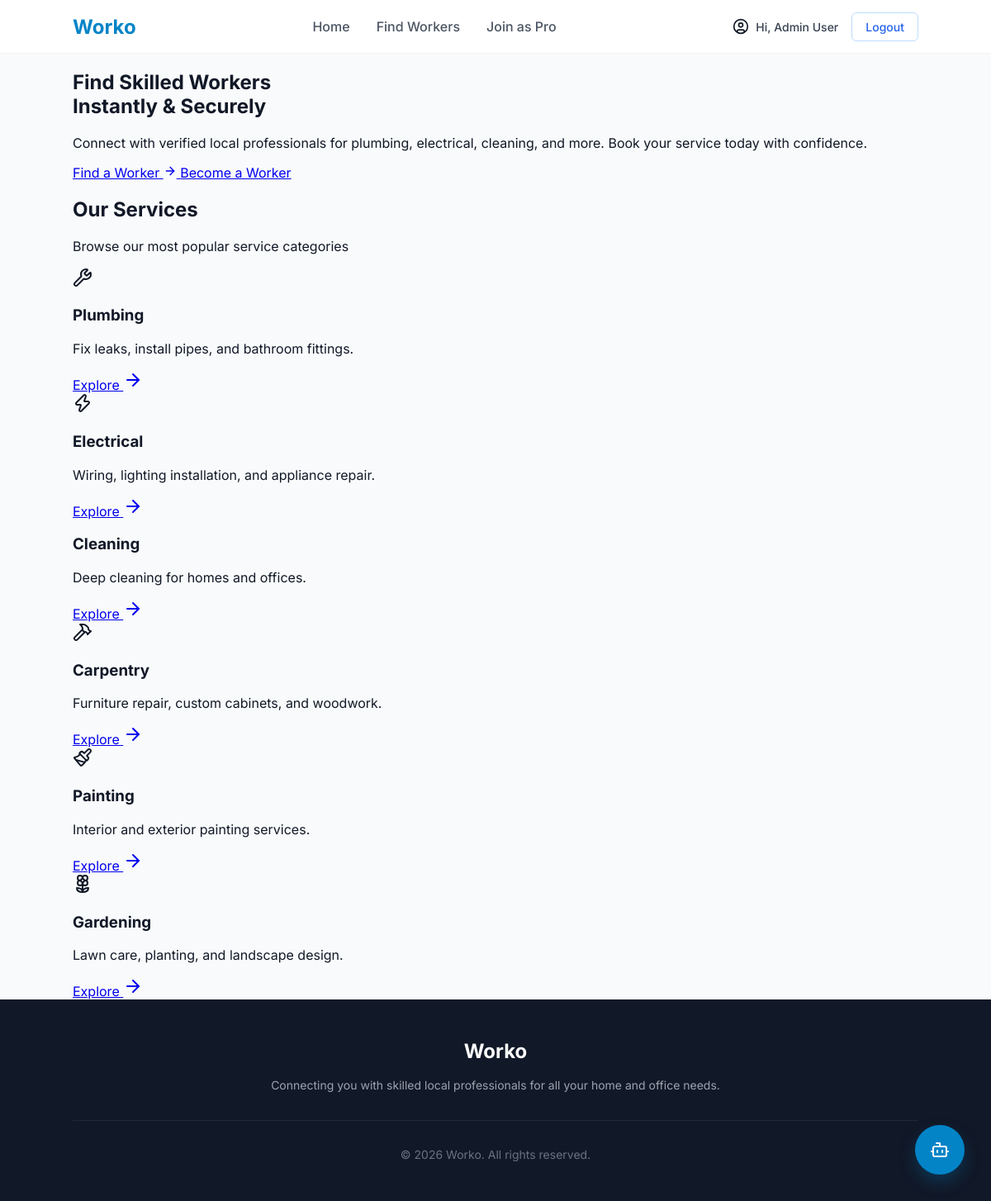
The page / (signed in) on the database its author committed.
### tables this page shows
CREATE TABLE services (
    id INTEGER PRIMARY KEY AUTOINCREMENT,
    title TEXT NOT NULL,
    description TEXT,
    icon_name TEXT,
    category TEXT
);

### app.py (the view)
@app.route('/')
def home():
    conn = get_db_connection()
    services = conn.execute('SELECT * FROM services LIMIT 6').fetchall()
    workers = conn.execute("SELECT *, avatar as profile_image FROM workers WHERE status = 'approved' LIMIT 4").fetchall()
    conn.close()
    return render_template('home.html', services=services, workers=workers)

### app.py (called while the page is built)
def get_db_connection():
    conn = sqlite3.connect('database.db')
    conn.row_factory = sqlite3.Row
    return conn

@app.context_processor
def inject_now():
    return {'now': datetime.utcnow()}

### templates/home.html (shortened to what this page needs)
{% extends 'base.html' %}
{% block styles %}
<link rel="stylesheet" href="{{ url_for('static', filename='css/home.css') }}">
{% endblock %}
{% block content %}
<div class="flex-grow flex-col">
    <section class="hero-section">
        <div class="container hero-content">
            <h1 class="hero-title">
                Find Skilled Workers <br class="hero-title-break" />
                <span class="hero-title-gradient">Instantly & Securely</span>
            </h1>
            <p class="hero-description">
                Connect with verified local professionals for plumbing, electrical, cleaning, and more.
                Book your service today with confidence.
            </p>
            <div class="hero-actions">
                <a href="/services" class="btn-primary">
                    Find a Worker <i data-lucide="arrow-right" style="width: 1rem; height: 1rem;"></i>
                </a>
                <a href="/join" class="btn-secondary">
                    Become a Worker
                </a>
            </div>
        </div>
    </section>
    <section class="services-section">
        <div class="container">
            <div class="section-header">
                <h2 class="section-title">Our Services</h2>
                <p class="section-subtitle">Browse our most popular service categories</p>
            </div>
            <div class="services-grid">
                {% for service in services %}
                <div class="service-card">
                    <div class="service-icon-wrapper">
                        <i data-lucide="{{ service.icon_name|lower }}" style="width: 1.5rem; height: 1.5rem;"></i>
                    </div>
                    <h3 class="service-title">{{ service.title }}</h3>
                    <p class="service-desc">{{ service.description }}</p>
                    <a href="/services?category={{ service.category }}" class="service-link group">
                        Explore <i data-lucide="arrow-right" class="service-link-arrow"></i>
                    </a>
                </div>
                {% endfor %}
            </div>
        </div>
    </section>
{% endblock %}

### static/css/base.css (style rules this page uses)
:root { --primary-50: #f0f9ff; --primary-100: #e0f2fe; --primary-200: #bae6fd; --primary-300: #7dd3fc; --primary-400: #38bdf8; --primary-500: #0ea5e9; --primary-600: #0284c7; --primary-700: #0369a1; --primary-800: #075985; --primary-900: #0c4a6e; --gray-50: #f9fafb; --gray-100: #f3f4f6; --gray-200: #e5e7eb; --gray-300: #d1d5db; --gray-400: #9ca3af; --gray-500: #6b7280; --gray-600: #4b5563; --gray-700: #374151; --gray-800: #1f2937; --gray-900: #111827; --white: #ffffff; --red-100: #fee2e2; --red-500: #ef4444; --red-700: #b91c1c; --green-100: #dcfce7; --green-500: #22c55e; --green-700: #15803d; }
body { font-family: 'Inter', sans-serif; background-color: var(--gray-50); color: var(--gray-900); display: flex; flex-direction: column; min-height: 100vh; -webkit-font-smoothing: antialiased; margin: 0; }
.container { width: 100%; margin-right: auto; margin-left: auto; padding-right: 1rem; padding-left: 1rem; }
@media (min-width: 640px) { .container { max-width: 640px; } }
@media (min-width: 768px) { .container { max-width: 768px; } }
@media (min-width: 1024px) { .container { max-width: 1024px; } }
.flex-grow { flex-grow: 1; }

### rows shown on the page
services: title "Plumbing", description "Fix leaks, install pipes, and bathroom fittings."
services: title "Electrical", description "Wiring, lighting installation, and appliance repair."
services: title "Cleaning", description "Deep cleaning for homes and offices."
services: title "Carpentry", description "Furniture repair, custom cabinets, and woodwork."
services: title "Painting", description "Interior and exterior painting services."
services: title "Gardening", description "Lawn care, planting, and landscape design."

### other values the page prints
{{ session['user']['name'] }} "Admin User"
